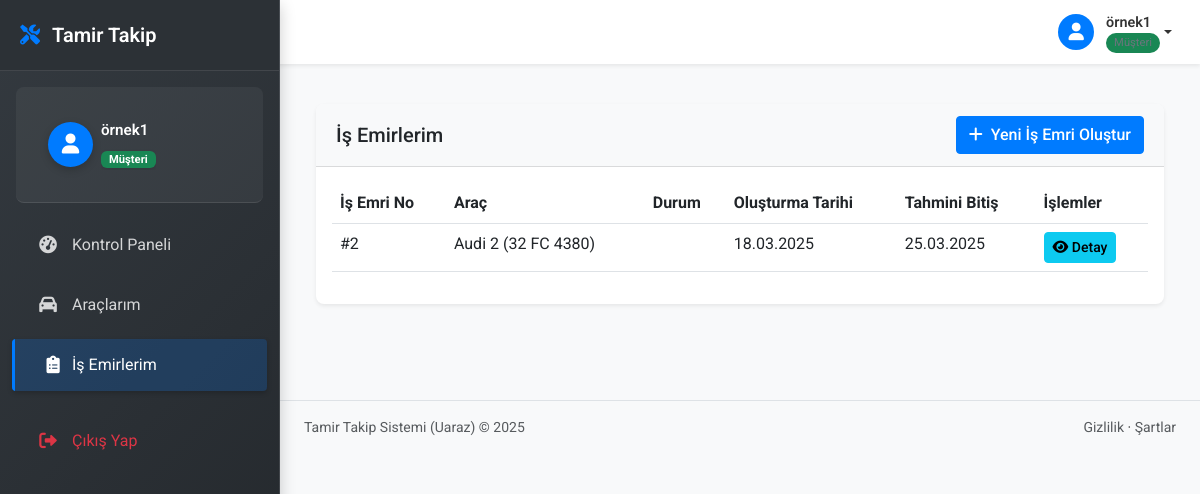
Screenshot of /musteri-isemirleri/ (signed in) with the database file from the repository.
### core/models.py (models this page shows, shortened)
class IsEmri(models.Model):
    DURUM_SECENEKLERI = [
        ('beklemede', 'Beklemede'),
        ('inceleniyor', 'İnceleniyor'),
        ('tamirde', 'Tamirde'),
        ('tamamlandi', 'Tamamlandı'),
    ]
    ONCELIK_SECENEKLERI = [
        ('normal', 'Normal'),
        ('yuksek', 'Yüksek'),
        ('acil', 'Acil'),
    ]
    arac = models.ForeignKey(Arac, on_delete=models.CASCADE, related_name='is_emirleri')
    aciklama = models.TextField()
    durum = models.CharField(max_length=20, choices=DURUM_SECENEKLERI, default='beklemede')
    oncelik = models.CharField(max_length=10, choices=ONCELIK_SECENEKLERI, default='normal')
    teknisyen = models.ForeignKey(User, on_delete=models.SET_NULL, null=True, blank=True)
    baslama_tarihi = models.DateTimeField(
        verbose_name="Başlama Tarihi",
        default=timezone.now
    )
    bitis_tarihi = models.DateTimeField(null=True, blank=True, verbose_name="Bitiş Tarihi")
    olusturma_tarihi = models.DateTimeField(auto_now_add=True, verbose_name="Oluşturma Tarihi")
    yapilan_islemler = models.TextField(blank=True, verbose_name="Yapılan İşlemler")
    kullanilan_parcalar = models.TextField(blank=True, verbose_name="Kullanılan Parçalar")
    toplam_maliyet = models.DecimalField(max_digits=10, decimal_places=2, default=0, verbose_name="Toplam Maliyet")
    kilometre = models.IntegerField(null=True, blank=True, verbose_name="Kilometre")
    notlar = models.TextField(blank=True, verbose_name="Notlar")
    class Meta:
        ordering = ['-baslama_tarihi']
        verbose_name = "İş Emri"
        verbose_name_plural = "İş Emirleri"

class Arac(models.Model):
    musteri = models.ForeignKey(Musteri, on_delete=models.CASCADE)
    marka = models.CharField(max_length=100)
    model = models.CharField(max_length=100)
    plaka = models.CharField(max_length=20, unique=True)
    uretim_yili = models.IntegerField()
    uretim_yili = models.IntegerField(default=2000)

### core/views.py (the view)
# urls.py: path('musteri-isemirleri/', views.musteri_isemri_list, name='musteri_isemri_list'),
@login_required
def musteri_isemri_list(request):
    if request.user.profile.user_type != 'musteri':
        messages.error(request, 'Bu sayfaya erişim izniniz bulunmamaktadır.')
        return redirect('home')
    try:
        musteri = Musteri.objects.get(user=request.user)
        isemirleri = IsEmri.objects.filter(arac__musteri=musteri).order_by('-baslama_tarihi')
    except Musteri.DoesNotExist:
        messages.error(request, 'Müşteri kaydınız bulunamadı.')
        return redirect('musteri_portal')
    return render(request, 'core/musteri_isemri_list.html', {
        'isemirleri': isemirleri
    })

### core/templates/core/musteri_isemri_list.html (shortened to what this page needs)
{% extends 'core/base.html' %}
{% load static %}
{% block content %}
<div class="container-fluid py-4">
    <div class="row mb-4">
        <div class="col-12">
            <div class="card shadow-sm">
                <div class="card-header bg-light d-flex justify-content-between align-items-center">
                    <h5 class="mb-0">İş Emirlerim</h5>
                    <a href="{% url 'musteri_isemri_ekle' %}" class="btn btn-primary">
                        <i class="fas fa-plus me-2"></i>Yeni İş Emri Oluştur
                    </a>
                </div>
                <div class="card-body">
                    {% if isemirleri %}
                    <div class="table-responsive">
                        <table class="table table-hover">
                            <thead>
                                <tr>
                                    <th>İş Emri No</th>
                                    <th>Araç</th>
                                    <th>Durum</th>
                                    <th>Oluşturma Tarihi</th>
                                    <th>Tahmini Bitiş</th>
                                    <th>İşlemler</th>
                                </tr>
                            </thead>
                            <tbody>
                                {% for isemri in isemirleri %}
                                <tr>
                                    <td>#{{ isemri.id }}</td>
                                    <td>{{ isemri.arac.marka }} {{ isemri.arac.model }} ({{ isemri.arac.plaka }})</td>
                                    <td>
                                    </td>
                                    <td>{{ isemri.baslama_tarihi|date:"d.m.Y" }}</td>
                                    <td>{{ isemri.bitis_tarihi|date:"d.m.Y"|default:"-" }}</td>
                                    <td>
                                        <a href="{% url 'musteri_isemri_detay' isemri.id %}" class="btn btn-sm btn-info">
                                            <i class="fas fa-eye"></i> Detay
                                        </a>
                                    </td>
                                </tr>
                                {% endfor %}
                            </tbody>
                        </table>
                    </div>
                    {% else %}
                    <div class="alert alert-info">
                        <i class="fas fa-info-circle me-2"></i> Henüz iş emriniz bulunmamaktadır.
                    </div>
                    {% endif %}
                </div>
            </div>
        </div>
    </div>
</div>
{% endblock %}

### core/templates/core/base.html (shortened to what this page needs)
{% load static %}
<!DOCTYPE html>
<html lang="tr">
<head>
    <link href="https://cdn.jsdelivr.net/npm/bootstrap@5.3.0-alpha1/dist/css/bootstrap.min.css" rel="stylesheet">
    <link rel="stylesheet" href="https://cdnjs.cloudflare.com/ajax/libs/font-awesome/6.0.0/css/all.min.css">
    <link rel="stylesheet" href="{% static 'core/css/style.css' %}">
</head>
<body>
    <div class="sidebar {% if request.user_agent.is_mobile %}collapsed{% endif %}">
        <div class="sidebar-header">
            {% if user.is_authenticated and user.profile.user_type == 'musteri' %}
            <a href="{% url 'musteri_portal' %}" class="sidebar-brand">
            {% else %}
            <a href="{% url 'home' %}" class="sidebar-brand">
            {% endif %}
                <i class="fas fa-tools"></i>
                <span>Tamir Takip</span>
            </a>
        </div>
        <div class="sidebar-content">
            {% if user.is_authenticated %}
            <div class="sidebar-user mb-3">
                <div class="d-flex align-items-center p-3">
                    <div class="sidebar-user-avatar">
                        <i class="fas fa-user"></i>
                    </div>
                    <div class="sidebar-user-details ms-2">
                        <div class="sidebar-user-name">{{ user.username }}</div>
                        <div class="sidebar-user-role">
                            {% if user.profile.user_type == 'tamirci' %}
                            <span class="badge bg-primary">Tamirci</span>
                            {% else %}
                            <span class="badge bg-success">Müşteri</span>
                            {% endif %}
                        </div>
                    </div>
                </div>
            </div>
            {% endif %}
            <ul class="sidebar-nav">
                {% if user.is_authenticated %}
                    {% if user.profile.user_type == 'musteri' %}
                    <li class="sidebar-item">
                        <a href="{% url 'musteri_portal' %}" class="sidebar-link {% if request.path == '/musteri-portal/' %}active{% endif %}">
                            <i class="fas fa-tachometer-alt"></i>
                            <span>Kontrol Paneli</span>
                        </a>
                    </li>
                    <li class="sidebar-item">
                        <a href="{% url 'musteri_arac_list' %}" class="sidebar-link {% if request.path == '/musteri-araclar/' %}active{% endif %}">
                            <i class="fas fa-car"></i>
                            <span>Araçlarım</span>
                        </a>
                    </li>
                    <li class="sidebar-item">
                        <a href="{% url 'musteri_isemri_list' %}" class="sidebar-link {% if request.path == '/musteri-isemirleri/' %}active{% endif %}">
                            <i class="fas fa-clipboard-list"></i>
                            <span>İş Emirlerim</span>
                        </a>
                    </li>
                    {% endif %}
                    <li class="sidebar-item mt-4">
                        <a href="{% url 'logout' %}" class="sidebar-link text-danger">
                            <i class="fas fa-sign-out-alt"></i>
                            <span>Çıkış Yap</span>
                        </a>
                    </li>
                {% endif %}
            </ul>
        </div>
    </div>
    <div class="content-wrapper {% if request.user_agent.is_mobile %}expanded{% endif %}">
        <nav class="navbar navbar-expand-lg navbar-light bg-white fixed-top {% if request.user_agent.is_mobile %}sidebar-collapsed{% endif %}">
            <div class="container-fluid">
                <a class="navbar-brand" href="#">
                    <span class="fw-bold">Tamir Takip Sistemi</span>
                </a>
                <div class="d-flex align-items-center">
                    {% if user.is_authenticated %}
                    <div class="user-menu dropdown">
                        <a href="#" class="dropdown-toggle" id="userDropdown">
                            <div class="user-image">
                                <i class="fas fa-user"></i>
                            </div>
                            <div class="user-info d-none d-sm-flex">
                                <span class="user-name">{{ user.username }}</span>
                                <span class="user-role">
                                    {% if user.profile.user_type == 'tamirci' %}
                                    <span class="user-badge bg-primary">Tamirci</span>
                                    {% else %}
                                    <span class="user-badge bg-success">Müşteri</span>
                                    {% endif %}
                                </span>
                            </div>
                        </a>
                    </div>
                    {% endif %}
                </div>
            </div>
        </nav>
        <main class="py-4">
            <div class="container-fluid px-4">
                {% block content %}{% endblock %}
            </div>
        </main>
        <footer class="bg-light py-3 mt-auto border-top">
            <div class="container-fluid px-4">
                <div class="d-flex align-items-center justify-content-between small">
                    <div class="text-muted">Tamir Takip Sistemi (Uaraz) &copy; 2025</div>
                    <div>
                        <a href="#" class="text-decoration-none text-muted">Gizlilik</a>
                        &middot;
                        <a href="#" class="text-decoration-none text-muted">Şartlar</a>
                    </div>
                </div>
            </div>
        </footer>
    </div>
</body>
</html>

### rows the page displays
IsEmri: id "2", arac.marka "Audi", arac.model "2", arac.plaka "32 FC 4380", baslama_tarihi "18.03.2025", bitis_tarihi "25.03.2025"

### other values shown
{{ user.username }} "örnek1"
